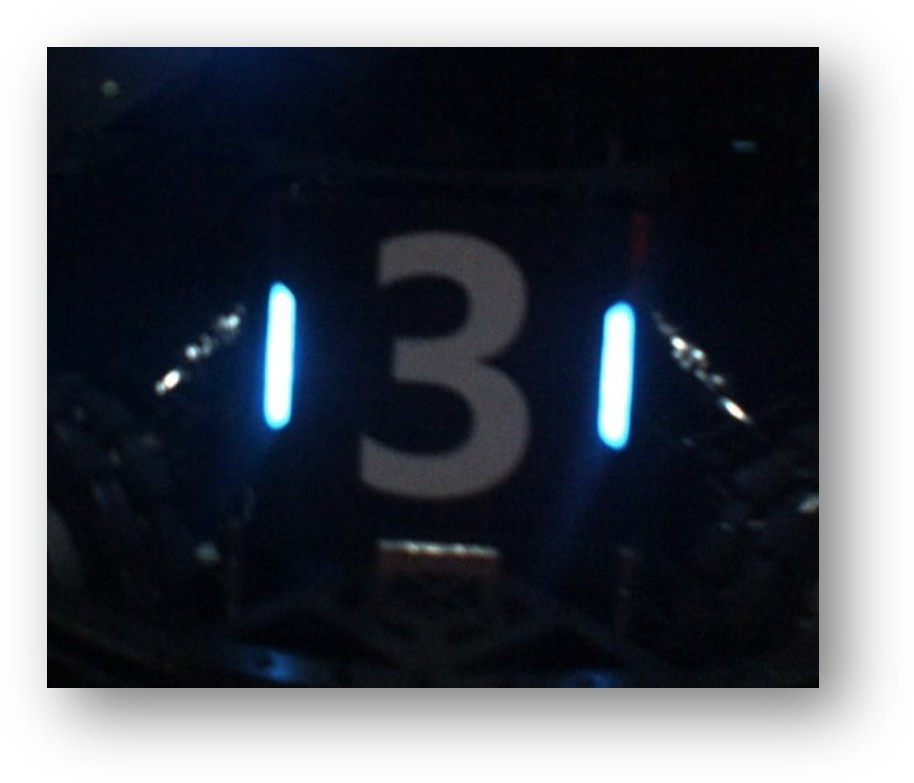
//> input picture test.jpg, 914 x 783 px
$ ./test_image   (built with g++ and OpenCV 4)
//> lines starting //> are read from the running program, lines starting //| are printed output that depends on the picture; after the words box and inside, x2 and y2 are one past the last pixel; in counts of white or black regions, pixels touching at a corner belong together
#include <iostream>
#include <opencv2/opencv.hpp>

using namespace std;
using namespace cv;

int main(int argc, char** argv)
{
    string imagePath = (argc > 1) ? argv[1] : "test.jpg";
    Mat srcImg = imread(imagePath);
//> srcImg is the input picture: 783 rows x 914 cols, CV_8UC3; mean B, G, R 91.5, 83.9, 80.1

    if(srcImg.empty())
    {
        cerr << "Cannot load image: " << imagePath << endl;
        return -1;
    }

    cout << "Image loaded: " << srcImg.cols << "x" << srcImg.rows << endl;
//| Image loaded: 914x783

    // 显示原图
    namedWindow("Original", WINDOW_NORMAL);
    imshow("Original", srcImg);

    // 转灰度
    Mat gray;
    cvtColor(srcImg, gray, COLOR_BGR2GRAY);
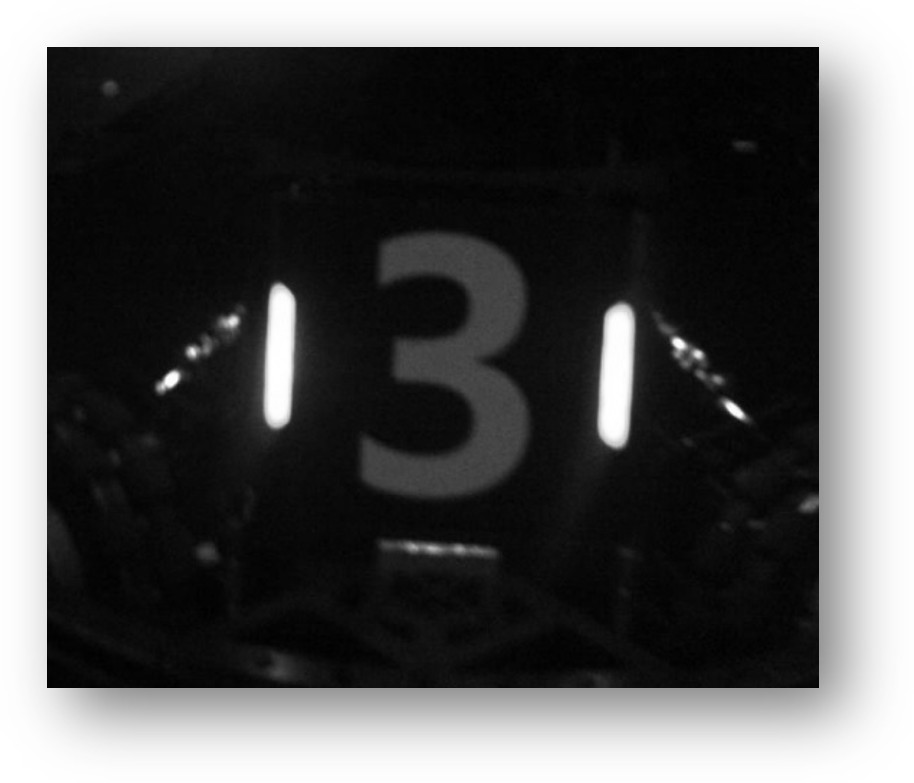
//> gray: 783 rows x 914 cols, CV_8UC1; min 0, max 255, mean 83.7
    imshow("Gray", gray);

    // 多个阈值测试
    for(int thresh = 150; thresh <= 220; thresh += 20)
    {
        Mat binary;
        threshold(gray, binary, thresh, 255, THRESH_BINARY);

        string name = "Threshold " + to_string(thresh);
        imshow(name, binary);

        // 查找轮廓
        vector<vector<Point>> contours;
        findContours(binary.clone(), contours, RETR_EXTERNAL, CHAIN_APPROX_SIMPLE);

        cout << "Threshold " << thresh << ": Found " << contours.size() << " contours" << endl;

        // 绘制轮廓
        Mat contourImg = srcImg.clone();
        drawContours(contourImg, contours, -1, Scalar(0, 255, 0), 2);
        imshow(name + " Contours", contourImg);
    }
//> this loop made 4 passes
//| Threshold 150: Found 1 contours
//| Threshold 170: Found 1 contours
//| Threshold 190: Found 1 contours
//| Threshold 210: Found 1 contours
//> pass 1, `threshold(gray, binary, thresh, 255, THRESH_BINARY);`:
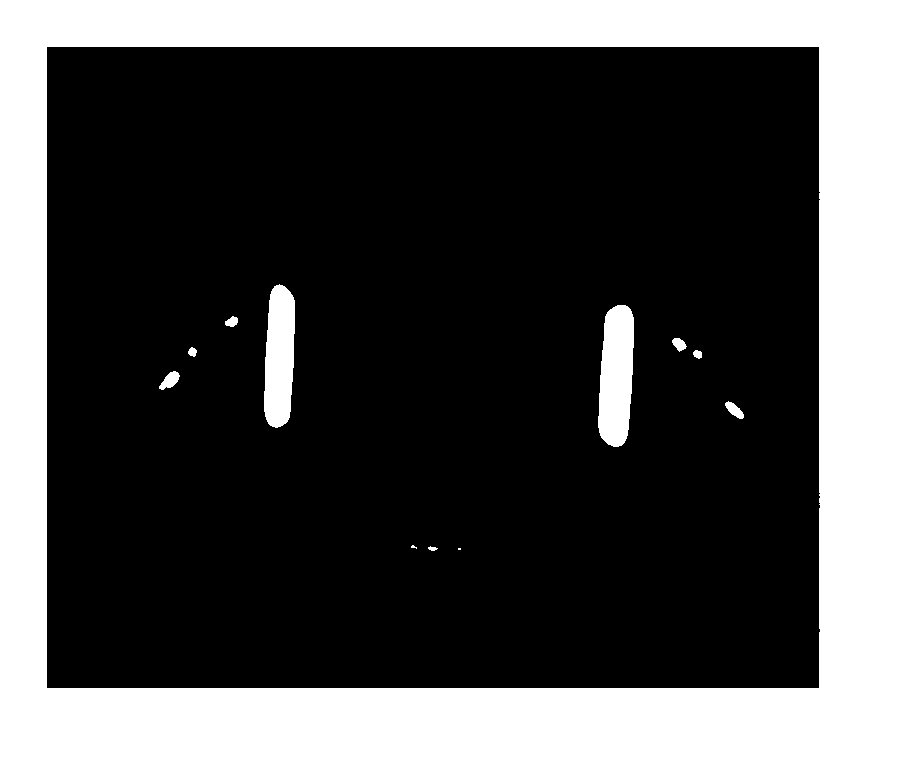
//> binary: 783 rows x 914 cols, CV_8UC1; 32.1% white; 12 white regions (2 under 20 px), largest, box (x1, y1, x2, y2) and area: (0, 0, 914, 783) 220798, (598, 305, 634, 447) 4152, (264, 284, 295, 428) 3661
//> pass 1, `imshow(name + " Contours", contourImg);`:
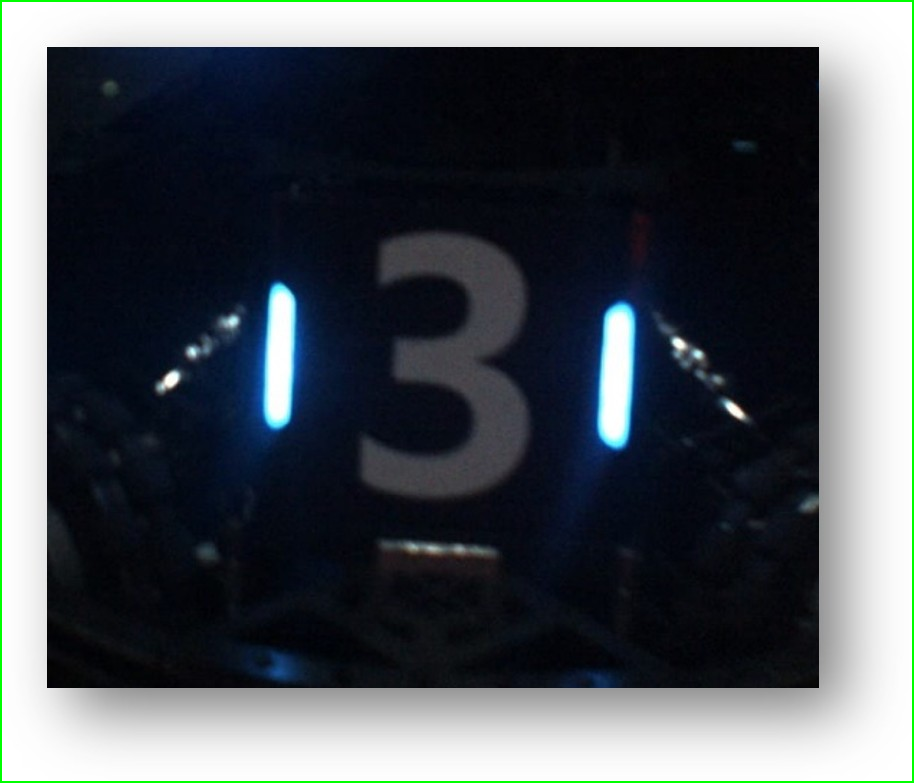
//> window 'Threshold 150 Contours': 783 rows x 914 cols, CV_8UC3; mean B, G, R 89.1, 83.9, 77.7
//> pass 2, `threshold(gray, binary, thresh, 255, THRESH_BINARY);`:
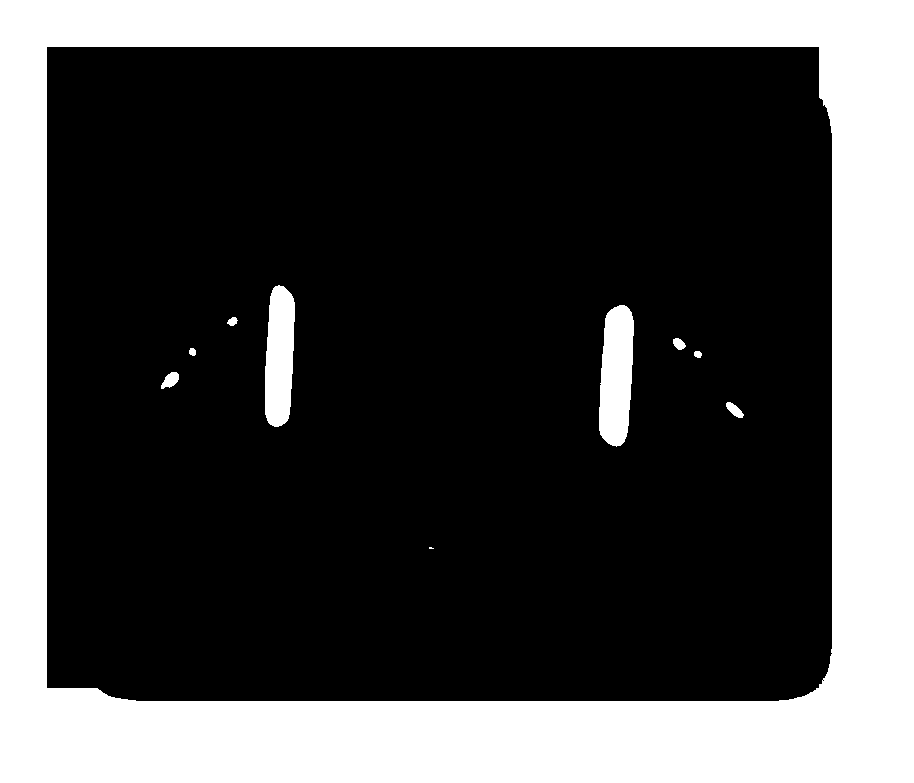
//> binary: 783 rows x 914 cols, CV_8UC1; 29.7% white; 10 white regions (1 under 20 px), largest, box (x1, y1, x2, y2) and area: (0, 0, 914, 783) 204472, (599, 305, 634, 447) 3992, (265, 285, 295, 427) 3505
//> pass 3, `threshold(gray, binary, thresh, 255, THRESH_BINARY);`:
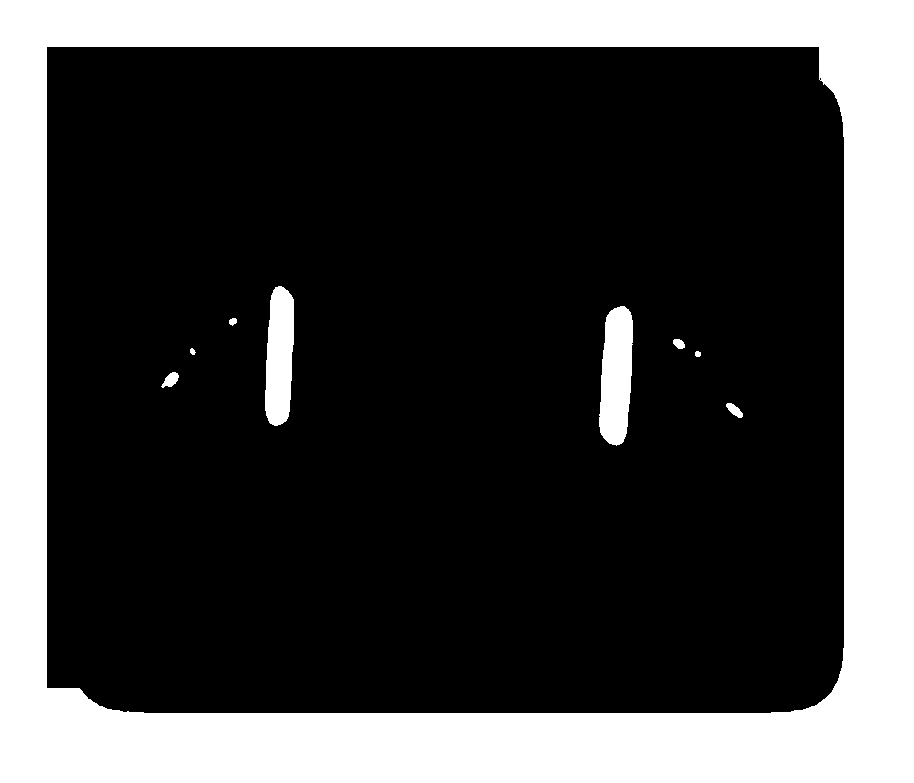
//> binary: 783 rows x 914 cols, CV_8UC1; 27.3% white; 9 white regions, largest, box (x1, y1, x2, y2) and area: (0, 0, 914, 783) 188103, (599, 306, 633, 446) 3776, (265, 286, 294, 426) 3316

    cout << "\nPress any key to continue..." << endl;
    waitKey(0);

    return 0;
}

$ run again, with detection_view.jpg copied over test.jpg
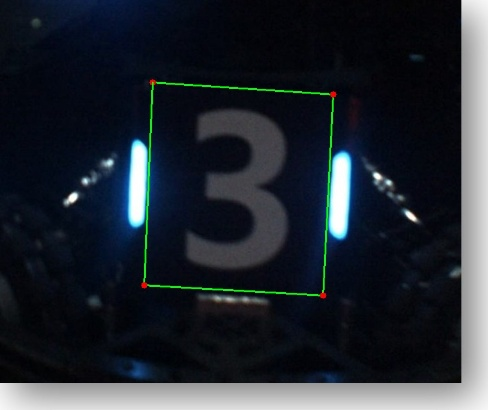
//> input picture detection_view.jpg, 488 x 410 px
//> srcImg is the input picture: 410 rows x 488 cols, CV_8UC3; mean B, G, R 48.5, 40.5, 34.6
//| Image loaded: 488x410
//> the loop `for(int thresh = 150; thresh <= 220; thresh += 20)` made 4 passes
//| Threshold 150: Found 167 contours
//| Threshold 170: Found 10 contours
//| Threshold 190: Found 9 contours
//| Threshold 210: Found 9 contours
//> pass 1, `threshold(gray, binary, thresh, 255, THRESH_BINARY);`:
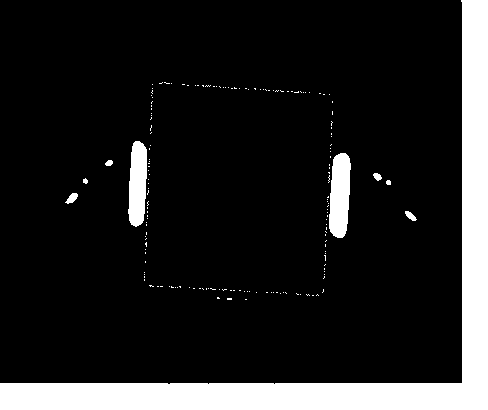
//> binary: 410 rows x 488 cols, CV_8UC1; 13.3% white; 167 white regions (158 under 20 px), largest, box (x1, y1, x2, y2) and area: (0, 0, 488, 410) 23132, (329, 153, 351, 238) 1492, (128, 141, 147, 227) 1316
//> pass 2, `imshow(name + " Contours", contourImg);`:
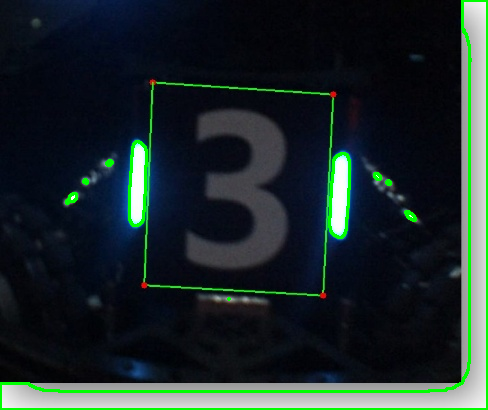
//> window 'Threshold 170 Contours': 410 rows x 488 cols, CV_8UC3; mean B, G, R 42.5, 42.4, 29.3
